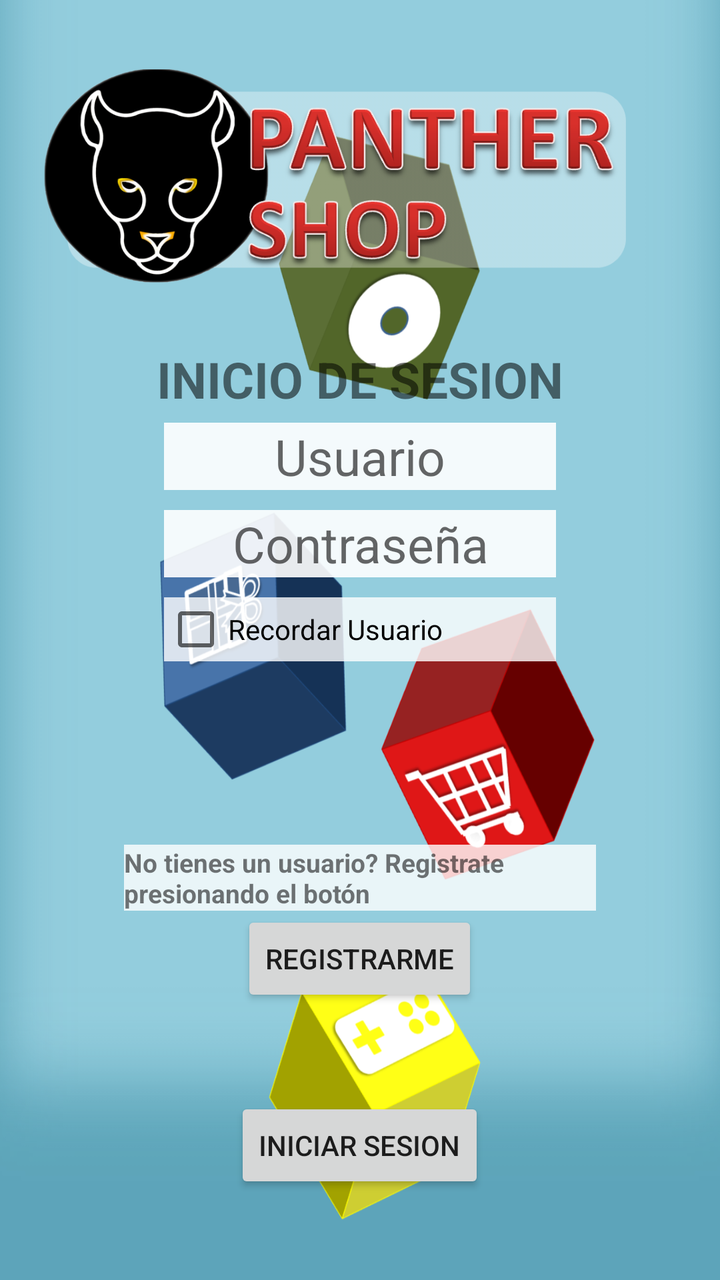
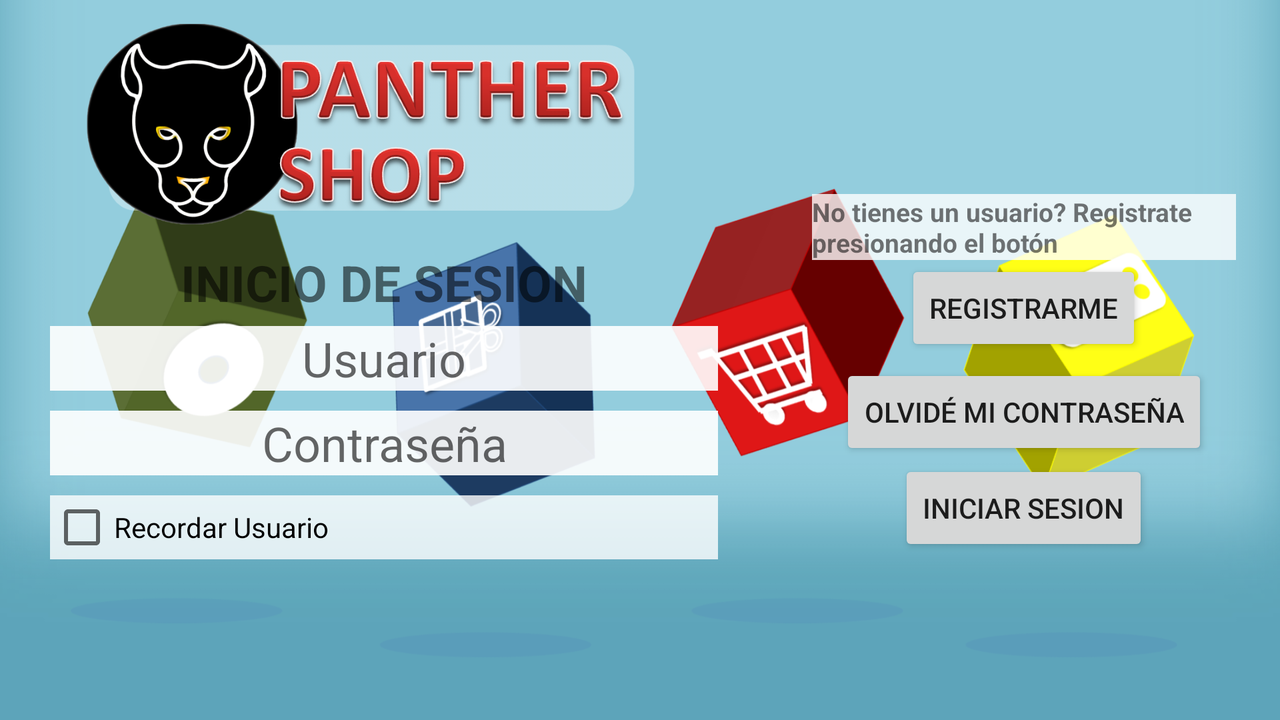

The same Android screen from two of the app's own layout files: first res/layout/ as a phone draws it, then the repository's variant for another configuration, drawn on a device whose configuration selects that folder. Both files follow.
<!-- AndroidManifest.xml: application theme Theme.SeptimaAppJava -->
<!-- res/layout/activity_login.xml -->
<?xml version="1.0" encoding="utf-8"?>
<LinearLayout xmlns:android="http://schemas.android.com/apk/res/android"
    xmlns:app="http://schemas.android.com/apk/res-auto"
    xmlns:tools="http://schemas.android.com/tools"
    android:layout_width="match_parent"
    android:layout_height="match_parent"
    android:orientation="vertical"
    android:background="@drawable/fm1_0"
    tools:context=".Login">

    <LinearLayout
        android:layout_width="match_parent"
        android:layout_height="0dp"
        android:layout_weight="2"
        android:layout_margin="20dp"
        android:gravity="center_horizontal">

        <ImageView
            android:layout_width="match_parent"
            android:layout_height="match_parent"
            android:src="@drawable/titulo_img_t" />

    </LinearLayout>

    <LinearLayout
        android:layout_width="match_parent"
        android:layout_height="0dp"
        android:layout_weight="3"
        android:layout_margin="2dp"
        android:orientation="vertical">

        <TextView
            android:layout_width="wrap_content"
            android:layout_height="wrap_content"
            android:textSize="25dp"
            android:layout_gravity="center"
            android:text="@string/txt_log_in"
            android:textStyle="bold"
            />

        <EditText
            android:id="@+id/inicio_usuario"
            android:layout_width="match_parent"
            android:layout_height="wrap_content"
            android:layout_marginHorizontal="80dp"
            android:layout_marginTop="5dp"
            android:background="@color/blanco_clear10"
            android:hint="@string/txt_user"
            android:inputType="textPersonName"
            android:textAlignment="center"
            android:textSize="25dp"/>





        <EditText
            android:id="@+id/inicio_password"
            android:layout_width="match_parent"
            android:layout_height="wrap_content"
            android:layout_marginHorizontal="80dp"
            android:layout_marginTop="10dp"
            android:background="@color/blanco_clear10"
            android:hint="@string/txt_password"
            
            android:inputType="textPassword"
            android:textAlignment="center"
            android:textSize="25dp"/>

        <CheckBox
            android:id="@+id/inicio_recordar"
            android:layout_width="match_parent"
            android:layout_height="wrap_content"
            android:layout_marginHorizontal="80dp"
            android:layout_marginTop="10dp"
            android:text="@string/txt_remember_user"
            android:background="@color/blanco_clear20"/>


    </LinearLayout>

    <LinearLayout
        android:layout_width="match_parent"
        android:layout_height="0dp"
        android:layout_weight="2"
        android:layout_margin="2dp"
        android:orientation="vertical"
        android:gravity="center|bottom">

        <TextView
            android:id="@+id/inicio_textView"
            android:layout_width="match_parent"
            android:layout_height="wrap_content"
            android:layout_marginHorizontal="60dp"

            android:text="@string/txt_dont_user"
            android:textSize="13sp"
            android:background="@color/blanco_clear20"
            android:textStyle="bold"/>

        <Button
            android:id="@+id/inicio_bonton_sign_in"
            android:layout_width="wrap_content"
            android:layout_height="wrap_content"
            android:onClick="crearUsuario"
            android:text="@string/bt_sign_in"
            tools:ignore="OnClick" />





    </LinearLayout>


    <LinearLayout
        android:layout_width="match_parent"
        android:layout_height="0dp"
        android:layout_weight="2"
        android:layout_margin="2dp"
        android:orientation="horizontal"
        android:gravity="center_horizontal">

        <Button
            android:id="@+id/inicio_boton_log_in"
            android:layout_width="wrap_content"
            android:layout_height="wrap_content"
            android:onClick="iniciarSesion"
            android:layout_gravity="center"

            android:text="@string/bt_log_in"/>

        <TextView
            android:id="@+id/testado"
            android:layout_width="wrap_content"
            android:layout_height="wrap_content"
            android:text=""
            android:textColor="@color/black" />

    </LinearLayout>

</LinearLayout>
<!-- resources referenced by this layout -->
<resources>
  <color name="black">#FF000000</color>
  <color name="blanco_clear10">#E6FFFFFF</color>
  <color name="blanco_clear20">#CCFFFFFF</color>
  <!-- drawable fm1_0: png bitmap (drawable, 40524 bytes) -->
  <!-- drawable titulo_img_t: png bitmap (drawable, 125221 bytes) -->
  <string name="bt_log_in">LOG IN</string>
  <string name="bt_sign_in">Register</string>
  <string name="txt_dont_user">Do not you have a user? Register by pressing the button</string>
  <string name="txt_log_in">LOGIN</string>
  <string name="txt_password">Password</string>
  <string name="txt_remember_user">Remember user</string>
  <string name="txt_user">User</string>
  <style name="Theme.SeptimaAppJava" parent="Theme.AppCompat.Light.DarkActionBar">
          
          <item name="colorPrimary">@color/purple_500</item>
          <item name="colorPrimaryDark">@color/purple_700</item>
          <item name="colorAccent">@color/teal_200</item>
          
      </style>
  <color name="purple_500">#FF6200EE</color>
  <color name="purple_700">#FF3700B3</color>
  <color name="teal_200">#FF03DAC5</color>
</resources>
<!-- res/layout-land/activity_login.xml (the repository's variant of the layout above) -->
<!-- drawn on the phone turned sideways -->
<?xml version="1.0" encoding="utf-8"?>
<LinearLayout xmlns:android="http://schemas.android.com/apk/res/android"
    xmlns:app="http://schemas.android.com/apk/res-auto"
    xmlns:tools="http://schemas.android.com/tools"
    android:layout_width="match_parent"
    android:layout_height="match_parent"
    android:orientation="vertical"
    android:background="@drawable/fm1_0_land"
    tools:context=".Login">

    <LinearLayout
        android:layout_width="match_parent"
        android:layout_height="0dp"
        android:gravity="center"
        android:orientation="horizontal"
        android:layout_weight="1">

        <LinearLayout
            android:layout_width="0dp"
            android:layout_height="match_parent"
            android:gravity="center"
            android:orientation="vertical"
            android:layout_weight="3">

            <LinearLayout
                android:layout_width="match_parent"
                android:layout_height="0dp"
                android:layout_weight="3"
                android:layout_margin="2dp"
                android:gravity="center_horizontal">

                <ImageView
                    android:layout_width="match_parent"
                    android:layout_height="match_parent"
                    android:src="@drawable/titulo_img_t" />

            </LinearLayout>

            <LinearLayout
                android:layout_width="match_parent"
                android:layout_height="0dp"
                android:layout_weight="6"
                android:layout_margin="5dp"
                android:orientation="vertical">

                <TextView
                    android:layout_width="wrap_content"
                    android:layout_height="wrap_content"
                    android:textSize="25dp"
                    android:layout_gravity="center"
                    android:text="@string/txt_log_in"

                    android:textStyle="bold"
                    />

                <EditText
                    android:id="@+id/inicio_usuario"
                    android:layout_width="match_parent"
                    android:layout_height="wrap_content"
                    android:layout_marginHorizontal="20dp"
                    android:layout_marginTop="5dp"
                    android:background="@color/blanco_clear10"
                    android:hint="@string/txt_user"
                    android:inputType="textPersonName"
                    android:textAlignment="center"
                    android:textSize="24dp"/>





                <EditText
                    android:id="@+id/inicio_password"
                    android:layout_width="match_parent"
                    android:layout_height="wrap_content"
                    android:layout_marginHorizontal="20dp"
                    android:layout_marginTop="10dp"
                    android:background="@color/blanco_clear10"
                    android:hint="@string/txt_password"

                    android:inputType="textPassword"
                    android:textAlignment="center"
                    android:textSize="24dp"/>

                <CheckBox
                    android:id="@+id/check_recordar"
                    android:layout_width="match_parent"
                    android:layout_height="wrap_content"
                    android:layout_marginHorizontal="20dp"
                    android:layout_marginTop="10dp"
                    android:text="@string/txt_remember_user"

                    android:background="@color/blanco_clear20"/>


            </LinearLayout>

        </LinearLayout>


        <LinearLayout
            android:layout_width="0dp"
            android:layout_height="match_parent"
            android:gravity="center"
            android:orientation="vertical"
            android:layout_weight="2">

            <LinearLayout
                android:layout_width="match_parent"
                android:layout_height="0dp"
                android:layout_weight="2"
                android:layout_margin="2dp"
                android:orientation="vertical"
                android:gravity="center|bottom">

                <TextView
                    android:id="@+id/inicio_textView"
                    android:layout_width="match_parent"
                    android:layout_height="wrap_content"
                    android:layout_marginHorizontal="20dp"

                    android:text="@string/txt_dont_user"
                    android:textSize="13sp"
                    android:background="@color/blanco_clear20"
                    android:textStyle="bold"/>

                <Button
                    android:id="@+id/inicio_bonton_sign_in"
                    android:layout_width="wrap_content"
                    android:layout_height="wrap_content"
                    android:onClick="crearUsuario"
                    android:text="@string/bt_sign_in"
                    tools:ignore="OnClick" />







            </LinearLayout>


            <LinearLayout
                android:layout_width="match_parent"
                android:layout_height="0dp"
                android:layout_weight="2"
                android:layout_margin="2dp"
                android:orientation="vertical"
                android:gravity="center_horizontal">

                <Button
                    android:id="@+id/inicio_boton_recuperar"
                    android:layout_width="wrap_content"
                    android:layout_height="wrap_content"
                    android:onClick="recuperarPassword"
                    android:layout_gravity="center"

                    android:text="Olvidé mi contraseña"/>

                <Button
                    android:id="@+id/inicio_boton_log_in"
                    android:layout_width="wrap_content"
                    android:layout_height="wrap_content"
                    android:onClick="iniciarSesion"
                    android:layout_gravity="center"

                    android:text="@string/bt_log_in"/>

                <TextView
                    android:id="@+id/testado"
                    android:layout_width="wrap_content"
                    android:layout_height="wrap_content"
                    android:text=""
                    android:textColor="@color/black" />




            </LinearLayout>

        </LinearLayout>

    </LinearLayout>





</LinearLayout>
<!-- resources referenced by the variant -->
<!-- as the phone turned sideways resolves them -->
<resources>
  <color name="black">#FF000000</color>
  <color name="blanco_clear10">#E6FFFFFF</color>
  <color name="blanco_clear20">#CCFFFFFF</color>
  <!-- drawable fm1_0_land: png bitmap (drawable, 41958 bytes) -->
  <!-- drawable titulo_img_t: png bitmap (drawable, 125221 bytes) -->
  <string name="bt_log_in">LOG IN</string>
  <string name="bt_sign_in">Register</string>
  <string name="txt_dont_user">Do not you have a user? Register by pressing the button</string>
  <string name="txt_log_in">LOGIN</string>
  <string name="txt_password">Password</string>
  <string name="txt_remember_user">Remember user</string>
  <string name="txt_user">User</string>
  <style name="Theme.SeptimaAppJava" parent="Theme.AppCompat.Light.DarkActionBar">
          
          <item name="colorPrimary">@color/purple_500</item>
          <item name="colorPrimaryDark">@color/purple_700</item>
          <item name="colorAccent">@color/teal_200</item>
          
      </style>
  <color name="purple_500">#FF6200EE</color>
  <color name="purple_700">#FF3700B3</color>
  <color name="teal_200">#FF03DAC5</color>
</resources>
